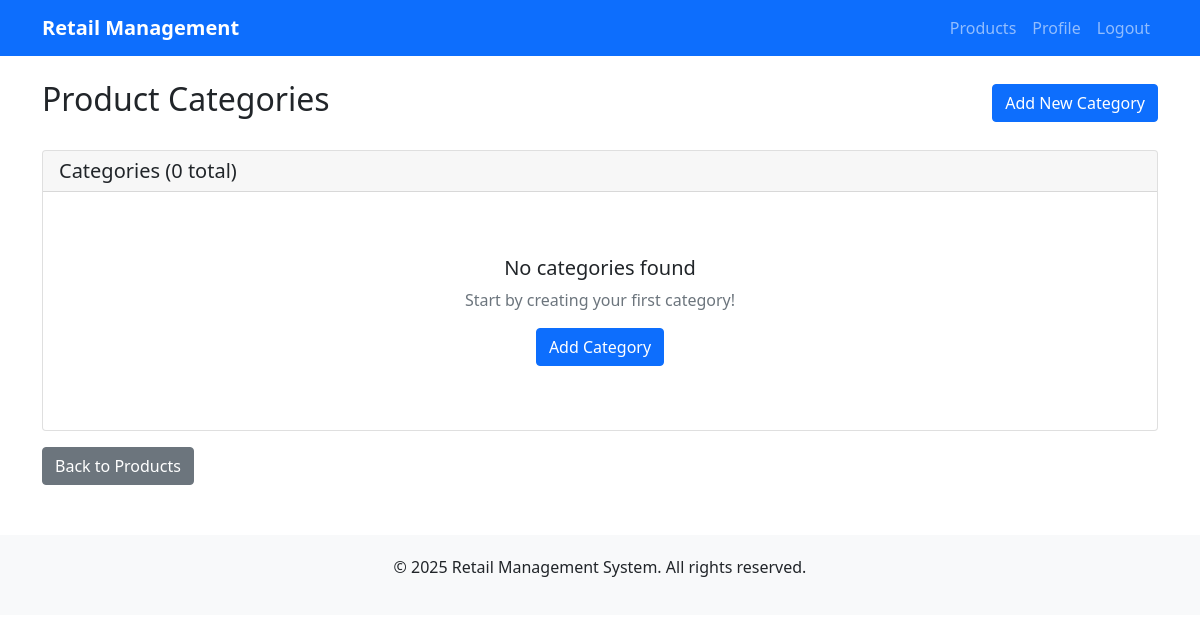
/products/categories/ (signed in), run on an earlier commit of the app's database.
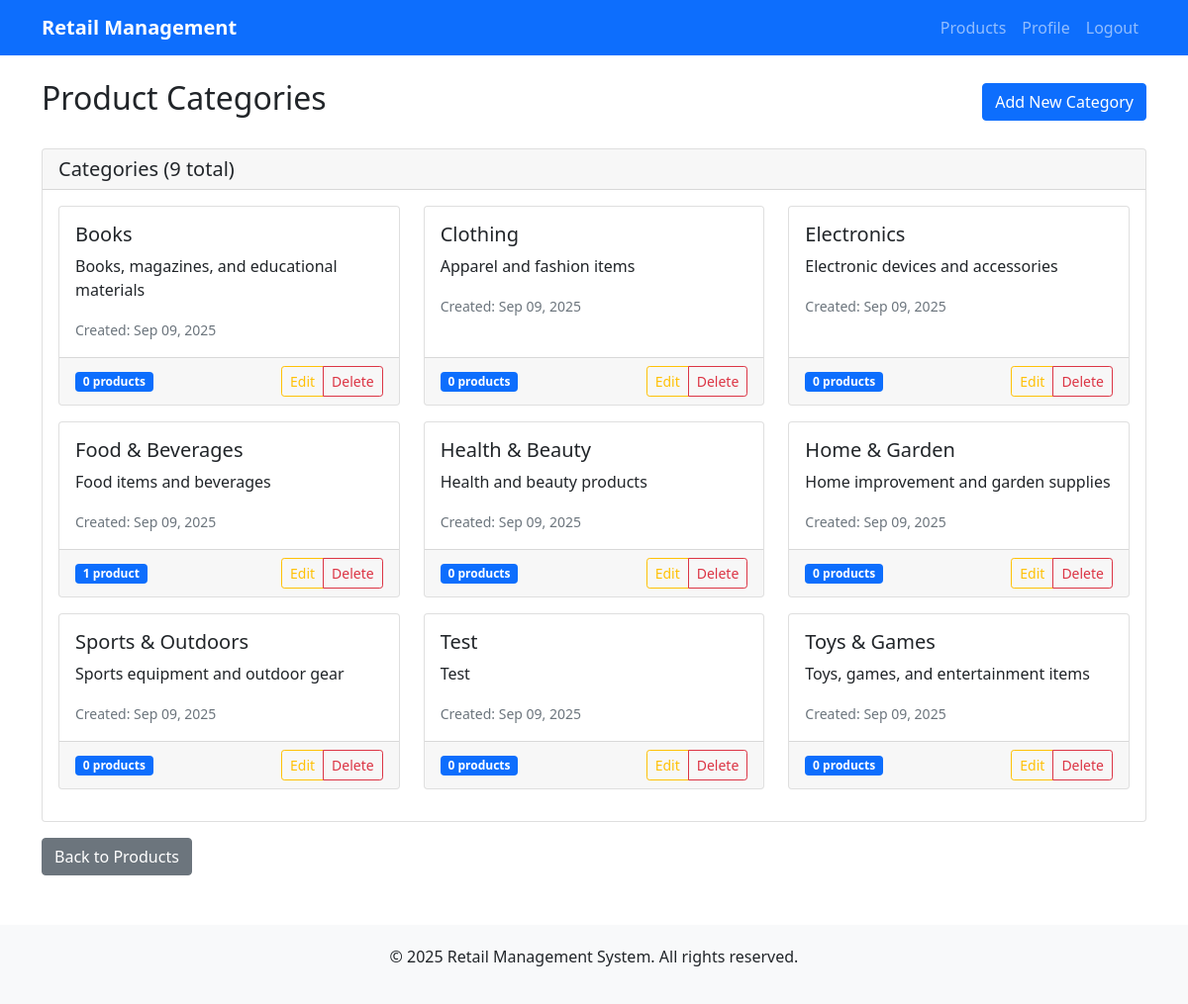
And on a later commit of the database.
### products/models.py (models this page shows, shortened)
class Category(models.Model):
    name = models.CharField(max_length=100, unique=True)
    description = models.TextField(blank=True)
    created_at = models.DateTimeField(auto_now_add=True)
    updated_at = models.DateTimeField(auto_now=True)
    class Meta:
        verbose_name_plural = "Categories"
        ordering = ['name']

### products/views.py (the view)
# urls.py: path('categories/', views.category_list, name='category_list'),
@login_required
def category_list(request):
    categories = Category.objects.all()
    context = {
        'categories': categories,
    }
    return render(request, 'products/category_list.html', context)

### templates/products/category_list.html (shortened to what this page needs)
{% extends 'accounts/base.html' %}
{% block content %}
<div class="row">
    <div class="col-12">
        <div class="d-flex justify-content-between align-items-center mb-4">
            <h2>Product Categories</h2>
            <a href="{% url 'products:category_create' %}" class="btn btn-primary">
                 Add New Category
            </a>
        </div>
        <div class="card">
            <div class="card-header">
                <h5 class="mb-0">Categories ({{ categories.count }} total)</h5>
            </div>
            <div class="card-body">
                {% if categories %}
                    <div class="row">
                        {% for category in categories %}
                        <div class="col-md-6 col-lg-4 mb-3">
                            <div class="card h-100">
                                <div class="card-body">
                                    <h5 class="card-title">{{ category.name }}</h5>
                                    <p class="card-text">
                                        {% if category.description %}
                                            {{ category.description|truncatewords:20 }}
                                        {% else %}
                                            <em class="text-muted">No description provided</em>
                                        {% endif %}
                                    </p>
                                    <small class="text-muted">
                                        Created: {{ category.created_at|date:"M d, Y" }}
                                    </small>
                                </div>
                                <div class="card-footer">
                                    <div class="d-flex justify-content-between align-items-center">
                                        <span class="badge bg-primary">
                                            {{ category.products.count }} product{{ category.products.count|pluralize }}
                                        </span>
                                        <div class="btn-group btn-group-sm">
                                            <a href="#" class="btn btn-outline-warning">Edit</a>
                                            <a href="#" class="btn btn-outline-danger">Delete</a>
                                        </div>
                                    </div>
                                </div>
                            </div>
                        </div>
                        {% endfor %}
                    </div>
                {% else %}
                    <div class="text-center py-5">
                        <h5>No categories found</h5>
                        <p class="text-muted">Start by creating your first category!</p>
                        <a href="{% url 'products:category_create' %}" class="btn btn-primary">Add Category</a>
                    </div>
                {% endif %}
            </div>
        </div>
        <div class="mt-3">
            <a href="{% url 'products:product_list' %}" class="btn btn-secondary">
                 Back to Products
            </a>
        </div>
    </div>
</div>
{% endblock %}

### templates/accounts/base.html (shortened to what this page needs)
<!DOCTYPE html>
<html lang="en">
<head>
    <link href="https://cdn.jsdelivr.net/npm/bootstrap@5.1.3/dist/css/bootstrap.min.css" rel="stylesheet">
</head>
<body>
    <nav class="navbar navbar-expand-lg navbar-dark bg-primary">
        <div class="container">
            <a class="navbar-brand" href="{% url 'dashboard' %}">Retail Management</a>
            <div class="navbar-nav ms-auto">
                {% if user.is_authenticated %}
                    <a class="nav-link" href="{% url 'products:product_list' %}">Products</a>
                    <a class="nav-link" href="{% url 'accounts:profile' %}">Profile</a>
                    <a class="nav-link" href="{% url 'accounts:logout' %}">Logout</a>
                {% else %}
                    <a class="nav-link" href="{% url 'accounts:login' %}">Login</a>
                    <a class="nav-link" href="{% url 'accounts:register' %}">Register</a>
                {% endif %}
            </div>
        </div>
    </nav>
    <div class="container mt-4">
        {% block content %}
        {% endblock %}
    </div>
    <footer class="footer">
        <div class="container text-center">
            <p>&copy; 2025 Retail Management System. All rights reserved.</p>
        </div>
    </footer>
</body>
</html>

### templates/accounts/base.html (style rules this page uses)
.navbar-brand { font-weight: bold; }
.footer { margin-top: 50px; padding: 20px 0; background-color: #f8f9fa; }

What changed in the data, as far as the page shows it:
added Category: name "Books", description "Books, magazines, and educational materials", created_at "Sep 09, 2025", products.count "0"
added Category: name "Clothing", description "Apparel and fashion items", created_at "Sep 09, 2025", products.count "0"
added Category: name "Electronics", description "Electronic devices and accessories", created_at "Sep 09, 2025", products.count "0"
added Category: name "Food & Beverages", description "Food items and beverages", created_at "Sep 09, 2025", products.count "1"
added Category: name "Health & Beauty", description "Health and beauty products", created_at "Sep 09, 2025", products.count "0"
added Category: name "Home & Garden", description "Home improvement and garden supplies", created_at "Sep 09, 2025", products.count "0"
added Category: name "Sports & Outdoors", description "Sports equipment and outdoor gear", created_at "Sep 09, 2025", products.count "0"
added Category: name "Test", description "Test", created_at "Sep 09, 2025", products.count "0"
added Category: name "Toys & Games", description "Toys, games, and entertainment items", created_at "Sep 09, 2025", products.count "0"
Also different on the page:
{{ categories.count }}: "0" → "9"
text no longer shown: "No categories found Start by creating your first category! Add Category"
